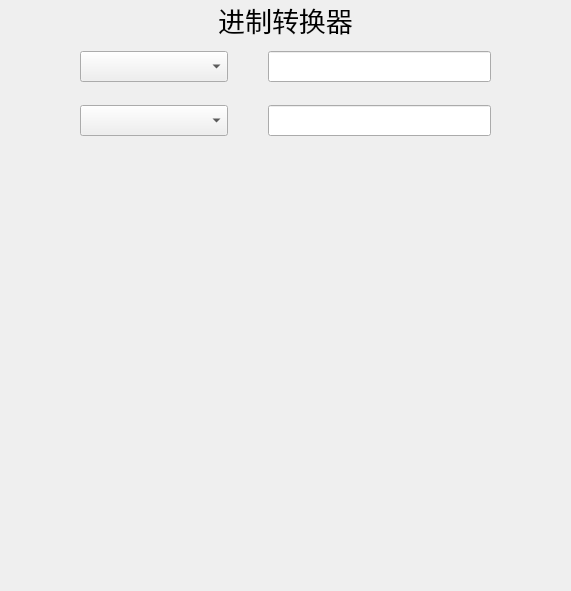
<?xml version="1.0" encoding="UTF-8"?>
<ui version="4.0">
 <class>BinaryConversionModule</class>
 <widget class="QWidget" name="BinaryConversionModule">
  <property name="geometry">
   <rect>
    <x>0</x>
    <y>0</y>
    <width>571</width>
    <height>591</height>
   </rect>
  </property>
  <property name="windowTitle">
   <string>Form</string>
  </property>
  <property name="styleSheet">
   <string notr="true">.QGroupBox{
	border:none;
}</string>
  </property>
  <layout class="QVBoxLayout" name="verticalLayout_2" stretch="1,3">
   <property name="spacing">
    <number>0</number>
   </property>
   <property name="leftMargin">
    <number>0</number>
   </property>
   <property name="topMargin">
    <number>0</number>
   </property>
   <property name="rightMargin">
    <number>0</number>
   </property>
   <property name="bottomMargin">
    <number>0</number>
   </property>
   <item>
    <widget class="QGroupBox" name="groupBox">
     <property name="title">
      <string/>
     </property>
     <layout class="QVBoxLayout" name="verticalLayout" stretch="2,5,5">
      <property name="spacing">
       <number>0</number>
      </property>
      <property name="leftMargin">
       <number>0</number>
      </property>
      <property name="topMargin">
       <number>0</number>
      </property>
      <property name="rightMargin">
       <number>0</number>
      </property>
      <property name="bottomMargin">
       <number>0</number>
      </property>
      <item>
       <widget class="QLabel" name="label">
        <property name="font">
         <font>
          <pointsize>20</pointsize>
          <bold>false</bold>
         </font>
        </property>
        <property name="text">
         <string>进制转换器</string>
        </property>
        <property name="alignment">
         <set>Qt::AlignCenter</set>
        </property>
       </widget>
      </item>
      <item>
       <widget class="QGroupBox" name="groupBox_2">
        <property name="title">
         <string/>
        </property>
        <layout class="QHBoxLayout" name="horizontalLayout" stretch="2,3">
         <property name="spacing">
          <number>40</number>
         </property>
         <property name="leftMargin">
          <number>80</number>
         </property>
         <property name="topMargin">
          <number>0</number>
         </property>
         <property name="rightMargin">
          <number>80</number>
         </property>
         <property name="bottomMargin">
          <number>0</number>
         </property>
         <item>
          <widget class="QComboBox" name="comboBox_1">
           <property name="font">
            <font>
             <pointsize>14</pointsize>
            </font>
           </property>
          </widget>
         </item>
         <item>
          <widget class="MyLineEdit" name="lineEdit_1">
           <property name="font">
            <font>
             <pointsize>14</pointsize>
            </font>
           </property>
           <property name="focusPolicy">
            <enum>Qt::StrongFocus</enum>
           </property>
           <property name="readOnly">
            <bool>true</bool>
           </property>
          </widget>
         </item>
        </layout>
       </widget>
      </item>
      <item>
       <widget class="QGroupBox" name="groupBox_3">
        <property name="title">
         <string/>
        </property>
        <layout class="QHBoxLayout" name="horizontalLayout_2" stretch="2,3">
         <property name="spacing">
          <number>40</number>
         </property>
         <property name="leftMargin">
          <number>80</number>
         </property>
         <property name="topMargin">
          <number>0</number>
         </property>
         <property name="rightMargin">
          <number>80</number>
         </property>
         <property name="bottomMargin">
          <number>0</number>
         </property>
         <item>
          <widget class="QComboBox" name="comboBox_2">
           <property name="font">
            <font>
             <pointsize>14</pointsize>
            </font>
           </property>
          </widget>
         </item>
         <item>
          <widget class="MyLineEdit" name="lineEdit_2">
           <property name="font">
            <font>
             <pointsize>14</pointsize>
            </font>
           </property>
           <property name="focusPolicy">
            <enum>Qt::StrongFocus</enum>
           </property>
           <property name="readOnly">
            <bool>true</bool>
           </property>
          </widget>
         </item>
        </layout>
       </widget>
      </item>
     </layout>
    </widget>
   </item>
   <item>
    <widget class="QStackedWidget" name="stackedWidget"/>
   </item>
  </layout>
 </widget>
 <customwidgets>
  <customwidget>
   <class>MyLineEdit</class>
   <extends>QLineEdit</extends>
   <header location="global">mylineedit.h</header>
  </customwidget>
 </customwidgets>
 <resources/>
 <connections/>
</ui>
